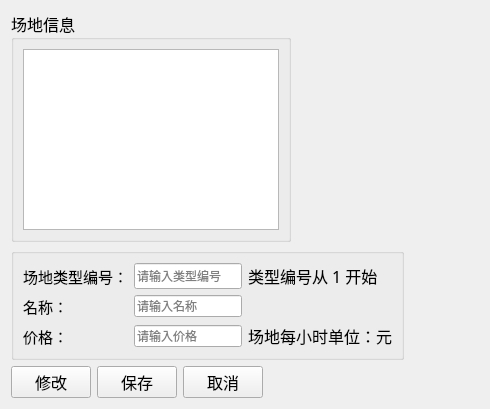
<?xml version="1.0" encoding="UTF-8"?>
<ui version="4.0">
 <class>ModiftvenuePrice</class>
 <widget class="QWidget" name="ModiftvenuePrice">
  <property name="geometry">
   <rect>
    <x>0</x>
    <y>0</y>
    <width>490</width>
    <height>409</height>
   </rect>
  </property>
  <property name="windowTitle">
   <string>Form</string>
  </property>
  <layout class="QVBoxLayout" name="verticalLayout_4">
   <item>
    <layout class="QVBoxLayout" name="verticalLayout_3">
     <item>
      <layout class="QHBoxLayout" name="horizontalLayout_5">
       <item>
        <widget class="QGroupBox" name="groupBox">
         <property name="font">
          <font>
           <family>楷体</family>
           <pointsize>12</pointsize>
          </font>
         </property>
         <property name="title">
          <string>场地信息</string>
         </property>
         <layout class="QVBoxLayout" name="verticalLayout">
          <item>
           <widget class="QTableView" name="tableView">
            <property name="maximumSize">
             <size>
              <width>16777215</width>
              <height>300</height>
             </size>
            </property>
           </widget>
          </item>
         </layout>
        </widget>
       </item>
       <item>
        <widget class="QLabel" name="label_6">
         <property name="sizePolicy">
          <sizepolicy hsizetype="Expanding" vsizetype="Expanding">
           <horstretch>0</horstretch>
           <verstretch>0</verstretch>
          </sizepolicy>
         </property>
         <property name="styleSheet">
          <string notr="true">image: url(:/image/house/06.jpg);</string>
         </property>
         <property name="text">
          <string/>
         </property>
        </widget>
       </item>
      </layout>
     </item>
     <item>
      <layout class="QHBoxLayout" name="horizontalLayout">
       <item>
        <layout class="QHBoxLayout" name="horizontalLayout_3">
         <item>
          <widget class="QGroupBox" name="groupBox_2">
           <property name="title">
            <string/>
           </property>
           <layout class="QVBoxLayout" name="verticalLayout_2">
            <item>
             <layout class="QGridLayout" name="gridLayout">
              <item row="1" column="1">
               <widget class="QLineEdit" name="lineEditName">
                <property name="sizePolicy">
                 <sizepolicy hsizetype="Maximum" vsizetype="Fixed">
                  <horstretch>0</horstretch>
                  <verstretch>0</verstretch>
                 </sizepolicy>
                </property>
                <property name="placeholderText">
                 <string>请输入名称</string>
                </property>
               </widget>
              </item>
              <item row="2" column="0">
               <widget class="QLabel" name="label_3">
                <property name="font">
                 <font>
                  <family>楷体</family>
                  <pointsize>11</pointsize>
                 </font>
                </property>
                <property name="text">
                 <string>价格：</string>
                </property>
               </widget>
              </item>
              <item row="2" column="1">
               <widget class="QLineEdit" name="lineEditPrice">
                <property name="sizePolicy">
                 <sizepolicy hsizetype="Maximum" vsizetype="Fixed">
                  <horstretch>0</horstretch>
                  <verstretch>0</verstretch>
                 </sizepolicy>
                </property>
                <property name="placeholderText">
                 <string>请输入价格</string>
                </property>
               </widget>
              </item>
              <item row="0" column="0">
               <widget class="QLabel" name="label">
                <property name="font">
                 <font>
                  <family>楷体</family>
                  <pointsize>11</pointsize>
                 </font>
                </property>
                <property name="text">
                 <string>场地类型编号：</string>
                </property>
               </widget>
              </item>
              <item row="0" column="1">
               <widget class="QLineEdit" name="lineEditNo">
                <property name="sizePolicy">
                 <sizepolicy hsizetype="Maximum" vsizetype="Fixed">
                  <horstretch>0</horstretch>
                  <verstretch>0</verstretch>
                 </sizepolicy>
                </property>
                <property name="minimumSize">
                 <size>
                  <width>40</width>
                  <height>26</height>
                 </size>
                </property>
                <property name="placeholderText">
                 <string>请输入类型编号</string>
                </property>
               </widget>
              </item>
              <item row="1" column="0">
               <widget class="QLabel" name="label_2">
                <property name="font">
                 <font>
                  <family>楷体</family>
                  <pointsize>11</pointsize>
                 </font>
                </property>
                <property name="text">
                 <string>名称：</string>
                </property>
               </widget>
              </item>
              <item row="0" column="2">
               <widget class="QLabel" name="label_4">
                <property name="font">
                 <font>
                  <family>楷体</family>
                  <pointsize>12</pointsize>
                 </font>
                </property>
                <property name="text">
                 <string>类型编号从 1 开始</string>
                </property>
               </widget>
              </item>
              <item row="2" column="2">
               <widget class="QLabel" name="label_5">
                <property name="font">
                 <font>
                  <family>楷体</family>
                  <pointsize>12</pointsize>
                 </font>
                </property>
                <property name="text">
                 <string>场地每小时单位：元</string>
                </property>
               </widget>
              </item>
             </layout>
            </item>
           </layout>
          </widget>
         </item>
        </layout>
       </item>
       <item>
        <spacer name="horizontalSpacer_4">
         <property name="orientation">
          <enum>Qt::Horizontal</enum>
         </property>
         <property name="sizeHint" stdset="0">
          <size>
           <width>40</width>
           <height>20</height>
          </size>
         </property>
        </spacer>
       </item>
      </layout>
     </item>
     <item>
      <layout class="QHBoxLayout" name="horizontalLayout_4">
       <item>
        <layout class="QHBoxLayout" name="horizontalLayout_2">
         <item>
          <widget class="QPushButton" name="pbnModify">
           <property name="sizePolicy">
            <sizepolicy hsizetype="Maximum" vsizetype="Fixed">
             <horstretch>0</horstretch>
             <verstretch>0</verstretch>
            </sizepolicy>
           </property>
           <property name="minimumSize">
            <size>
             <width>80</width>
             <height>0</height>
            </size>
           </property>
           <property name="font">
            <font>
             <family>楷体</family>
             <pointsize>12</pointsize>
            </font>
           </property>
           <property name="cursor">
            <cursorShape>OpenHandCursor</cursorShape>
           </property>
           <property name="text">
            <string>修改</string>
           </property>
          </widget>
         </item>
         <item>
          <widget class="QPushButton" name="pbnSave">
           <property name="sizePolicy">
            <sizepolicy hsizetype="Maximum" vsizetype="Fixed">
             <horstretch>0</horstretch>
             <verstretch>0</verstretch>
            </sizepolicy>
           </property>
           <property name="minimumSize">
            <size>
             <width>80</width>
             <height>0</height>
            </size>
           </property>
           <property name="font">
            <font>
             <family>楷体</family>
             <pointsize>12</pointsize>
            </font>
           </property>
           <property name="cursor">
            <cursorShape>OpenHandCursor</cursorShape>
           </property>
           <property name="text">
            <string>保存</string>
           </property>
          </widget>
         </item>
         <item>
          <widget class="QPushButton" name="pbnCancel">
           <property name="sizePolicy">
            <sizepolicy hsizetype="Maximum" vsizetype="Fixed">
             <horstretch>0</horstretch>
             <verstretch>0</verstretch>
            </sizepolicy>
           </property>
           <property name="minimumSize">
            <size>
             <width>80</width>
             <height>23</height>
            </size>
           </property>
           <property name="font">
            <font>
             <family>楷体</family>
             <pointsize>12</pointsize>
            </font>
           </property>
           <property name="cursor">
            <cursorShape>OpenHandCursor</cursorShape>
           </property>
           <property name="text">
            <string>取消</string>
           </property>
          </widget>
         </item>
        </layout>
       </item>
       <item>
        <spacer name="horizontalSpacer_3">
         <property name="orientation">
          <enum>Qt::Horizontal</enum>
         </property>
         <property name="sizeHint" stdset="0">
          <size>
           <width>40</width>
           <height>20</height>
          </size>
         </property>
        </spacer>
       </item>
      </layout>
     </item>
    </layout>
   </item>
  </layout>
 </widget>
 <resources/>
 <connections/>
</ui>
